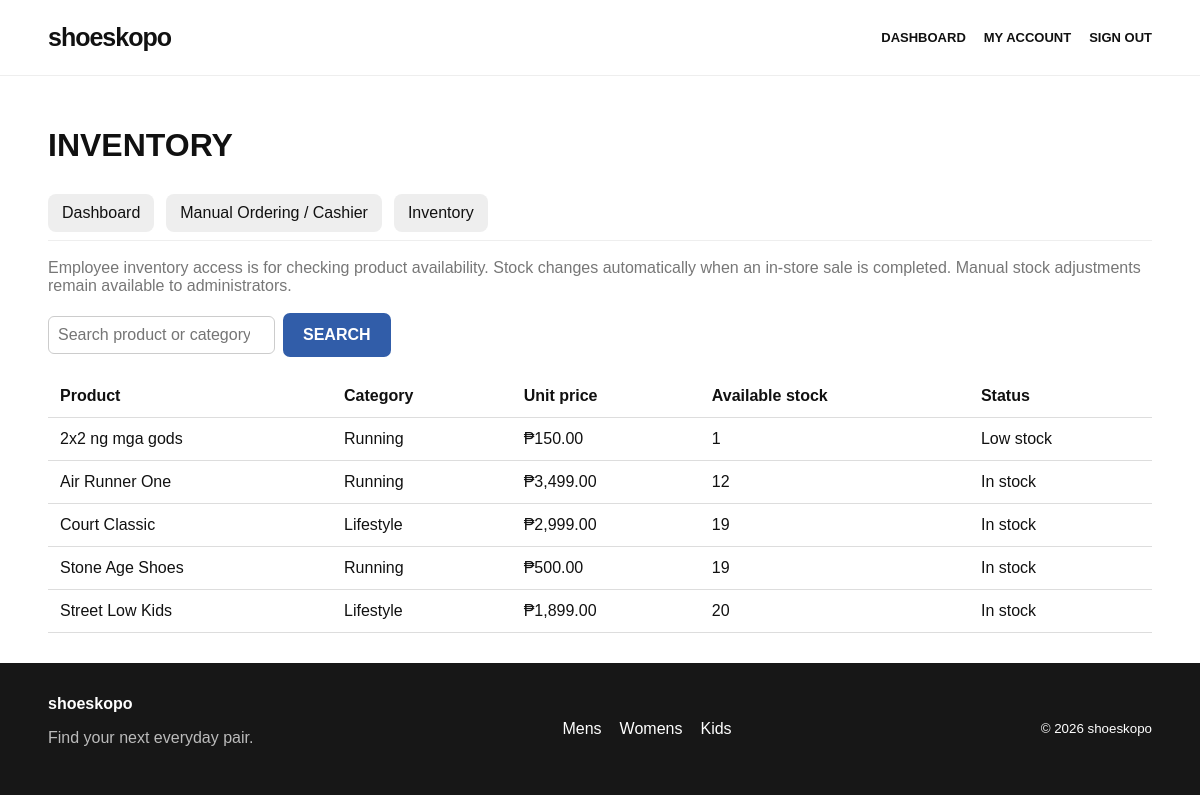
The page /employee/inventory.php (signed in) on the database as committed earlier.
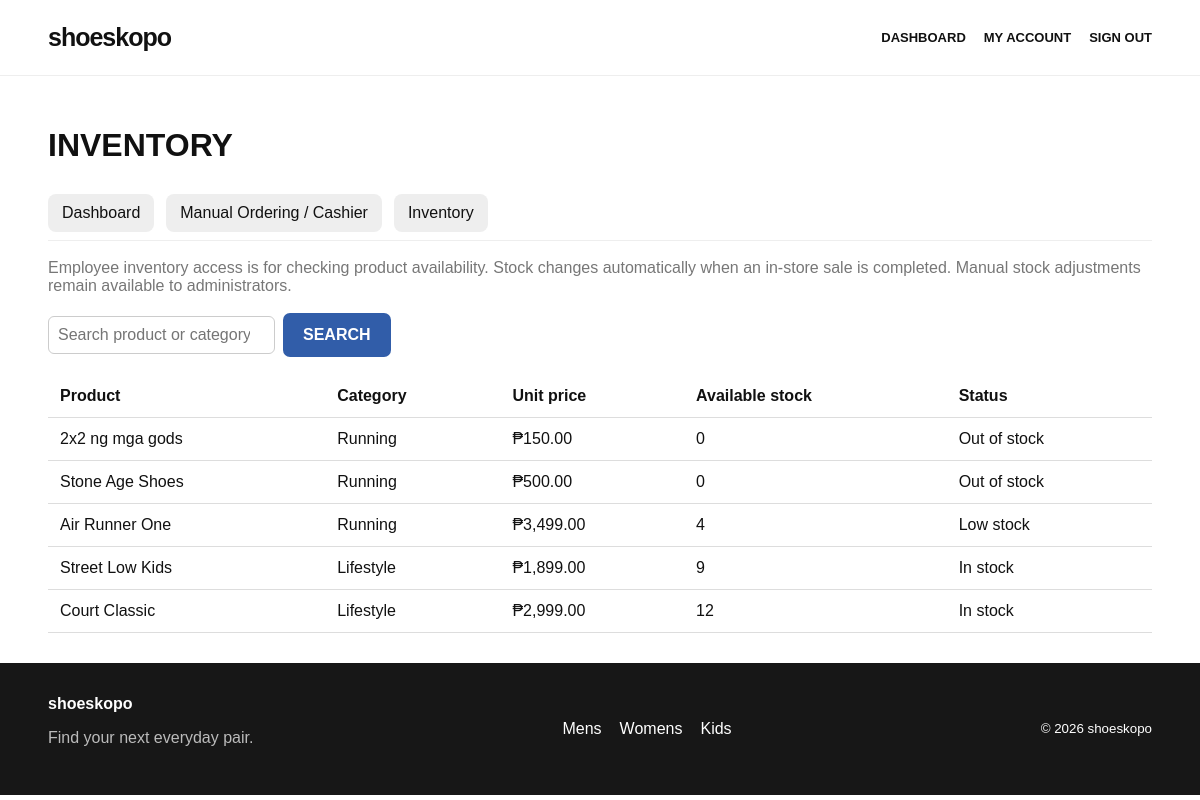
The same page on the database as committed later.
### tables this page shows
CREATE TABLE `products` (
  `id` int(11) NOT NULL,
  `category_id` int(11) DEFAULT NULL,
  `name` varchar(180) NOT NULL,
  `description` text DEFAULT NULL,
  `price` decimal(10,2) NOT NULL DEFAULT 0.00,
  `image_url` varchar(500) DEFAULT NULL,
  `audience` enum('men','women','kids','all') NOT NULL DEFAULT 'all',
  `stock` int(11) NOT NULL DEFAULT 0,
  `is_featured` tinyint(1) NOT NULL DEFAULT 0,
  `created_at` timestamp NOT NULL DEFAULT current_timestamp(),
  `discount_percent` decimal(5,2) NOT NULL DEFAULT 0.00
);

CREATE TABLE `categories` (
  `id` int(11) NOT NULL,
  `name` varchar(100) NOT NULL,
  `audience` enum('men','women','kids','all') NOT NULL DEFAULT 'all',
  `slug` varchar(120) NOT NULL,
  `created_at` timestamp NOT NULL DEFAULT current_timestamp()
);

### includes/functions.php (called while the page is built, shortened)
<?php
function e(?string $value): string {
    return htmlspecialchars($value ?? '', ENT_QUOTES, 'UTF-8');
}
function money($amount): string {
    return '₱' . number_format((float)$amount, 2);
}

### employee/inventory.php (the view, shortened to what this page needs)
<?php
require_once __DIR__ . '/../config/db.php';
require_once __DIR__ . '/../includes/functions.php';
$search = trim($_GET['q'] ?? '');
$sql = 'SELECT p.id, p.name, p.price, p.stock, c.name AS category_name
FROM products p
    LEFT
    JOIN categories c ON c.id = p.category_id';
$params = [];
$sql .= ' ORDER BY p.stock ASC, p.name';
$stmt = $pdo->prepare($sql);
$stmt->execute($params);
$products = $stmt->fetchAll();
include __DIR__ . '/../includes/header.php';
?>
<div class="admin-shell">
    <h1>INVENTORY</h1>
    <nav class="admin-nav">
        <a href="index.php">Dashboard</a>
        <a href="manual_order.php">Manual Ordering / Cashier</a>
        <a href="inventory.php">Inventory</a>
    </nav>
    <p class="muted">Employee inventory access is for checking product availability. Stock changes automatically when an in-store sale is completed. Manual stock adjustments remain available to administrators.</p>
    <form method="get" class="inline-form" style="margin:18px 0">
        <input type="search" name="q" placeholder="Search product or category" value="<?= e($search) ?>">
        <button class="btn btn-blue" type="submit">SEARCH</button>
    </form>
    <div class="table-wrap">
        <table class="data-table">
            <thead><tr><th>Product</th><th>Category</th><th>Unit price</th><th>Available stock</th><th>Status</th></tr></thead>
            <tbody>
            <?php foreach ($products as $product): ?>
                <tr>
                    <td><?= e($product['name']) ?></td>
                    <td><?= e($product['category_name'] ?? '—') ?></td>
                    <td><?= money($product['price']) ?></td>
                    <td><?= (int)$product['stock'] ?></td>
                    <td>
                        <?php if ((int)$product['stock'] < 1): ?>
                            Out of stock
                        <?php elseif ((int)$product['stock'] <= 5): ?>
                            Low stock
                        <?php else: ?>
                            In stock
                        <?php endif; ?>
                    </td>
                </tr>
            <?php endforeach; ?>
            </tbody>
        </table>
    </div>
</div>
<?php include __DIR__ . '/../includes/footer.php'; ?>

Rows that differ between the two databases and show on the page:
changed products "2x2 ng mga gods": stock "1" → "0"; stock "Low stock" → "Out of stock"
changed products "Stone Age Shoes": stock "19" → "0"; stock "In stock" → "Out of stock"; moves up the list
changed products "Air Runner One": stock "12" → "4"; stock "In stock" → "Low stock"
changed products "Street Low Kids": stock "20" → "9"; moves up the list
changed products "Court Classic": stock "19" → "12"
